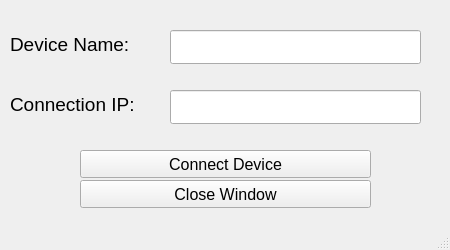
<?xml version="1.0" encoding="UTF-8"?>
<ui version="4.0">
 <class>MainWindow</class>
 <widget class="QMainWindow" name="MainWindow">
  <property name="geometry">
   <rect>
    <x>0</x>
    <y>0</y>
    <width>450</width>
    <height>250</height>
   </rect>
  </property>
  <property name="minimumSize">
   <size>
    <width>0</width>
    <height>0</height>
   </size>
  </property>
  <property name="maximumSize">
   <size>
    <width>450</width>
    <height>450</height>
   </size>
  </property>
  <property name="windowTitle">
   <string>MainWindow</string>
  </property>
  <widget class="QWidget" name="centralwidget">
   <widget class="QLabel" name="deviceName">
    <property name="geometry">
     <rect>
      <x>10</x>
      <y>30</y>
      <width>140</width>
      <height>28</height>
     </rect>
    </property>
    <property name="font">
     <font>
      <pointsize>14</pointsize>
     </font>
    </property>
    <property name="text">
     <string>Device Name:</string>
    </property>
   </widget>
   <widget class="QLabel" name="connectLabel">
    <property name="geometry">
     <rect>
      <x>10</x>
      <y>90</y>
      <width>150</width>
      <height>28</height>
     </rect>
    </property>
    <property name="font">
     <font>
      <pointsize>14</pointsize>
     </font>
    </property>
    <property name="text">
     <string>Connection IP:</string>
    </property>
   </widget>
   <widget class="QPushButton" name="connectButton">
    <property name="geometry">
     <rect>
      <x>80</x>
      <y>150</y>
      <width>291</width>
      <height>28</height>
     </rect>
    </property>
    <property name="font">
     <font>
      <pointsize>12</pointsize>
     </font>
    </property>
    <property name="focusPolicy">
     <enum>Qt::StrongFocus</enum>
    </property>
    <property name="layoutDirection">
     <enum>Qt::LeftToRight</enum>
    </property>
    <property name="text">
     <string>Connect Device</string>
    </property>
   </widget>
   <widget class="QPushButton" name="closeWindowButton">
    <property name="geometry">
     <rect>
      <x>80</x>
      <y>180</y>
      <width>291</width>
      <height>28</height>
     </rect>
    </property>
    <property name="maximumSize">
     <size>
      <width>450</width>
      <height>250</height>
     </size>
    </property>
    <property name="font">
     <font>
      <pointsize>12</pointsize>
     </font>
    </property>
    <property name="text">
     <string>Close Window</string>
    </property>
   </widget>
   <widget class="QLineEdit" name="nameInput">
    <property name="geometry">
     <rect>
      <x>170</x>
      <y>30</y>
      <width>251</width>
      <height>34</height>
     </rect>
    </property>
    <property name="font">
     <font>
      <pointsize>14</pointsize>
     </font>
    </property>
   </widget>
   <widget class="QLineEdit" name="ipInput">
    <property name="geometry">
     <rect>
      <x>170</x>
      <y>90</y>
      <width>251</width>
      <height>34</height>
     </rect>
    </property>
    <property name="font">
     <font>
      <pointsize>14</pointsize>
     </font>
    </property>
   </widget>
  </widget>
  <widget class="QStatusBar" name="statusbar"/>
 </widget>
 <resources/>
 <connections/>
</ui>
